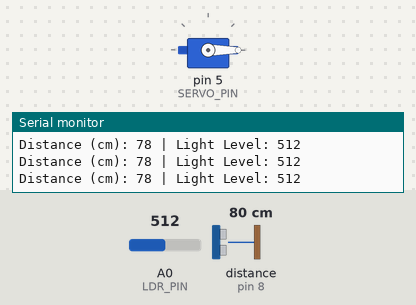
A sketch run on a simulated Arduino Uno, built with avr-gcc and run on an emulated ATmega328P. Parts: servo, the last lines printed to the serial monitor. Wiring (inferred from the names in the program): ultrasonic range finder: trigger pin 9; echo pin 8. The inputs (shaded band) are chosen by the test bench; at power-on: distance to the obstacle (sensor on pin 8) 80 cm, A0 (LDR_PIN) = 512. The echo pulse lasts 58.3 µs per cm.

Above: at 1.2 s.
1.3 s: distance to the obstacle (sensor on pin 8) set to 10 cm
2.8 s: distance to the obstacle (sensor on pin 8) set to 7 cm
At 4.2 s:
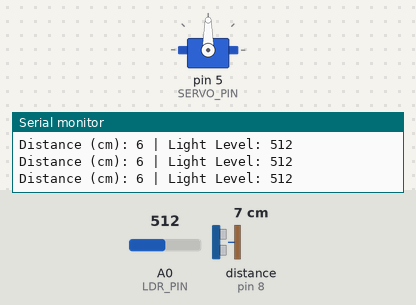
4.5 s: A0 (LDR_PIN) set to 488
At 5.7 s:
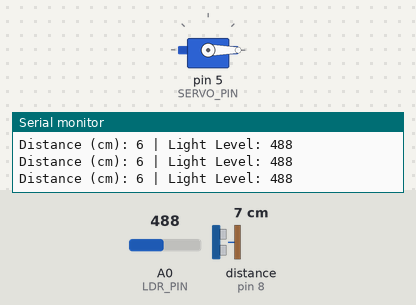
6.0 s: A0 (LDR_PIN) set to 510
At 7.2 s:
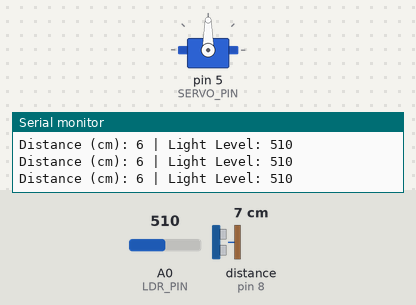
7.5 s: A0 (LDR_PIN) set to 490
At 8.7 s:
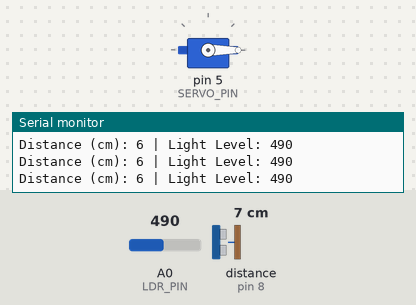
Timing chart, 0 to 10.0 s (numbered marks = the images above; inputs shaded):
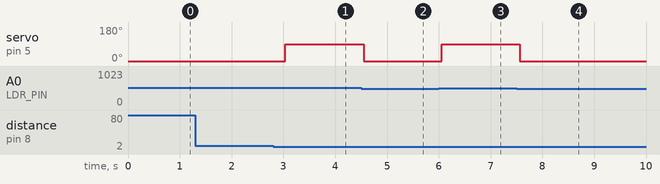

The sketch:

blind.ino
```cpp
#include <Servo.h>

#define LDR_PIN A0
#define TRIG_PIN 9
#define ECHO_PIN 8
#define SERVO_PIN 5

int lightThreshold = 500;
int presenceDistance = 7;
int servoOpenAngle = 0;
int servoCloseAngle = 90;

Servo blindServo;
int currentAngle = 0;

void setup() {
  Serial.begin(9600);
  blindServo.attach(SERVO_PIN);
  pinMode(TRIG_PIN, OUTPUT);
  pinMode(ECHO_PIN, INPUT);
  blindServo.write(servoOpenAngle);
  currentAngle = servoOpenAngle;
}

void loop() {
  int lightLevel = analogRead(LDR_PIN);
  int distance = getDistance();

  Serial.print("Distance (cm): ");
  Serial.print(distance);
  Serial.print(" | Light Level: ");
  Serial.println(lightLevel);

  if (distance <= presenceDistance) {
    if (lightLevel > lightThreshold) {
      closeBlinds();
    } else {
      openBlinds();
    }
  }
  delay(300);
}

int getDistance() {
  digitalWrite(TRIG_PIN, LOW);
  delayMicroseconds(2);
  digitalWrite(TRIG_PIN, HIGH);
  delayMicroseconds(10);
  digitalWrite(TRIG_PIN, LOW);
  long duration = pulseIn(ECHO_PIN, HIGH);
  return duration * 0.034 / 2;
}

void openBlinds() {
  if (currentAngle != servoOpenAngle) {
    blindServo.write(servoOpenAngle);
    currentAngle = servoOpenAngle;
    Serial.println("Blinds OPEN");
  }
}

void closeBlinds() {
  if (currentAngle != servoCloseAngle) {
    blindServo.write(servoCloseAngle);
    currentAngle = servoCloseAngle;
    Serial.println("Blinds CLOSED");
  }
}
```

Measured:
- the behaviour switches between 9 and 8 cm on distance to the obstacle (sensor on pin 8) (found by bisection; images 0 and 1)
- the behaviour switches between 501 and 500 on A0 (LDR_PIN) (found by bisection; images 1 and 2)
- after the input at 2.8 s, servo on pin 5 (SERVO_PIN): 0° → 90° after 0.24 s
- after the input at 4.5 s, servo on pin 5 (SERVO_PIN): 90° → 0° after 0.05 s
- after the input at 6.0 s, servo on pin 5 (SERVO_PIN): 0° → 90° after 0.05 s
- after the input at 7.5 s, servo on pin 5 (SERVO_PIN): 90° → 0° after 0.06 s
